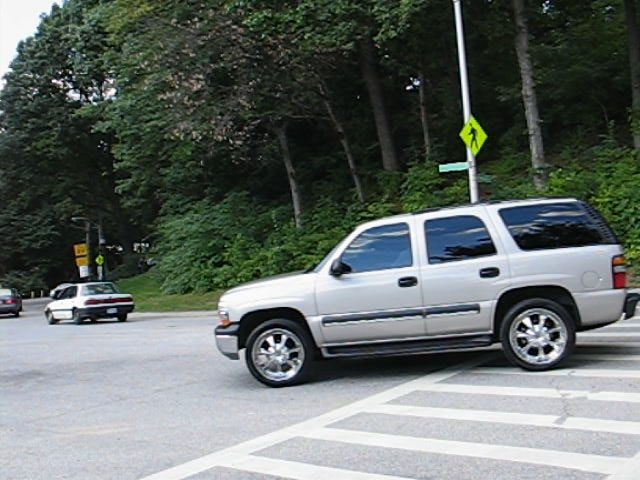
%> input picture regionbased_seg/regionbased_seg/in000001.jpg, 640 x 480 px
$ octave region_seg_demo.m   (GNU Octave 9; MATLAB toolbox functions it lacks are replaced by stand-ins)
%> lines starting %> are read from the running program, lines starting %| are printed output that depends on the picture; in (x1, y1, x2, y2) boxes, pixels count from 0 and x2, y2 are one past the last pixel; in counts of white or black regions, pixels touching at a corner belong together; the program's own positions count from 1
### regionbased_seg/regionbased_seg/region_seg.m
% Region Based Active Contour Segmentation
%
% seg = region_seg(I,init_mask,max_its,alpha,display)
%
% Inputs: I           2D image
%         init_mask   Initialization (1 = foreground, 0 = bg)
%         max_its     Number of iterations to run segmentation for
%         alpha       (optional) Weight of smoothing term
%                       higer = smoother.  default = 0.2
%         display     (optional) displays intermediate outputs
%                       default = true
%
% Outputs: seg        Final segmentation mask (1=fg, 0=bg)
%
% Description: This code implements the paper: "Active Contours Without
% Edges" By Chan Vese. This is a nice way to segment images whose
% foregrounds and backgrounds are statistically different and homogeneous.
%
% Example:
% img = imread('tire.tif');
% m = zeros(size(img));
% m(33:33+117,44:44+128) = 1;
% seg = region_seg(img,m,500);
%
% Coded by: Shawn Lankton (www.shawnlankton.com)
%------------------------------------------------------------------------
function seg = region_seg(I,init_mask,max_its,alpha,display)

  %-- default value for parameter alpha is .1
  if(~exist('alpha','var'))
    alpha = .2;
  end
  %-- default behavior is to display intermediate outputs
  if(~exist('display','var'))
    display = true;
  end
  %-- ensures image is 2D double matrix
  I = im2graydouble(I);

  %-- Create a signed distance map (SDF) from mask
  phi = mask2phi(init_mask);

  %--main loop
  for its = 1:max_its   % Note: no automatic convergence test

    idx = find(phi <= 1.2 & phi >= -1.2);  %get the curve's narrow band

    %-- find interior and exterior mean
    upts = find(phi<=0);                 % interior points
    vpts = find(phi>0);                  % exterior points
    u = sum(I(upts))/(length(upts)+eps); % interior mean
    v = sum(I(vpts))/(length(vpts)+eps); % exterior mean

    F = (I(idx)-u).^2-(I(idx)-v).^2;         % force from image information
    curvature = get_curvature(phi,idx);  % force from curvature penalty

    dphidt = F./max(abs(F)) + alpha*curvature;  % gradient descent to minimize energy

    %-- maintain the CFL condition
    dt = .45/(max(dphidt)+eps);

    %-- evolve the curve
    phi(idx) = phi(idx) + dt.*dphidt;

    %-- Keep SDF smooth
    phi = sussman(phi, .5);

    %-- intermediate output
    if((display>0)&&(mod(its,20) == 0))
      showCurveAndPhi(I,phi,its);
    end
  end

  %-- final output
  if(display)
    showCurveAndPhi(I,phi,its);
  end

  %-- make mask from SDF
  seg = phi<=0; %-- Get mask from levelset


%---------------------------------------------------------------------
%---------------------------------------------------------------------
%-- AUXILIARY FUNCTIONS ----------------------------------------------
%---------------------------------------------------------------------
%---------------------------------------------------------------------


%-- Displays the image with curve superimposed
function showCurveAndPhi(I, phi, i)
  imshow(I,'initialmagnification',200,'displayrange',[0 255]); hold on;
  contour(phi, [0 0], 'g','LineWidth',4);
  contour(phi, [0 0], 'k','LineWidth',2);
  hold off; title([num2str(i) ' Iterations']); drawnow;

%-- converts a mask to a SDF
function phi = mask2phi(init_a)
  phi=bwdist(init_a)-bwdist(1-init_a)+im2double(init_a)-.5;

%-- compute curvature along SDF
function curvature = get_curvature(phi,idx)
    [dimy, dimx] = size(phi);
    [y x] = ind2sub([dimy,dimx],idx);  % get subscripts

    %-- get subscripts of neighbors
    ym1 = y-1; xm1 = x-1; yp1 = y+1; xp1 = x+1;

    %-- bounds checking
    ym1(ym1<1) = 1; xm1(xm1<1) = 1;
    yp1(yp1>dimy)=dimy; xp1(xp1>dimx) = dimx;

    %-- get indexes for 8 neighbors
    idup = sub2ind(size(phi),yp1,x);
    iddn = sub2ind(size(phi),ym1,x);
    idlt = sub2ind(size(phi),y,xm1);
    idrt = sub2ind(size(phi),y,xp1);
    idul = sub2ind(size(phi),yp1,xm1);
    idur = sub2ind(size(phi),yp1,xp1);
    iddl = sub2ind(size(phi),ym1,xm1);
    iddr = sub2ind(size(phi),ym1,xp1);

    %-- get central derivatives of SDF at x,y
    phi_x  = -phi(idlt)+phi(idrt);
    phi_y  = -phi(iddn)+phi(idup);
    phi_xx = phi(idlt)-2*phi(idx)+phi(idrt);
    phi_yy = phi(iddn)-2*phi(idx)+phi(idup);
    phi_xy = -0.25*phi(iddl)-0.25*phi(idur)...
             +0.25*phi(iddr)+0.25*phi(idul);
    phi_x2 = phi_x.^2;
    phi_y2 = phi_y.^2;

    %-- compute curvature (Kappa)
    curvature = ((phi_x2.*phi_yy + phi_y2.*phi_xx - 2*phi_x.*phi_y.*phi_xy)./...
              (phi_x2 + phi_y2 +eps).^(3/2)).*(phi_x2 + phi_y2).^(1/2);

%-- Converts image to one channel (grayscale) double
function img = im2graydouble(img)
  [dimy, dimx, c] = size(img);
  if(isfloat(img)) % image is a double
    if(c==3)
      img = rgb2gray(uint8(img));
    end
  else           % image is a int
    if(c==3)
      img = rgb2gray(img);
    end
    img = double(img);
  end

%-- level set re-initialization by the sussman method
function D = sussman(D, dt)
  % forward/backward differences
  a = D - shiftR(D); % backward
  b = shiftL(D) - D; % forward
  c = D - shiftD(D); % backward
  d = shiftU(D) - D; % forward

  a_p = a;  a_n = a; % a+ and a-
  b_p = b;  b_n = b;
  c_p = c;  c_n = c;
  d_p = d;  d_n = d;

  a_p(a < 0) = 0;
  a_n(a > 0) = 0;
  b_p(b < 0) = 0;
  b_n(b > 0) = 0;
  c_p(c < 0) = 0;
  c_n(c > 0) = 0;
  d_p(d < 0) = 0;
  d_n(d > 0) = 0;

  dD = zeros(size(D));
  D_neg_ind = find(D < 0);
  D_pos_ind = find(D > 0);
  dD(D_pos_ind) = sqrt(max(a_p(D_pos_ind).^2, b_n(D_pos_ind).^2) ...
                       + max(c_p(D_pos_ind).^2, d_n(D_pos_ind).^2)) - 1;
  dD(D_neg_ind) = sqrt(max(a_n(D_neg_ind).^2, b_p(D_neg_ind).^2) ...
                       + max(c_n(D_neg_ind).^2, d_p(D_neg_ind).^2)) - 1;

  D = D - dt .* sussman_sign(D) .* dD;

%-- whole matrix derivatives
function shift = shiftD(M)
  shift = shiftR(M')';

function shift = shiftL(M)
  shift = [ M(:,2:size(M,2)) M(:,size(M,2)) ];

function shift = shiftR(M)
  shift = [ M(:,1) M(:,1:size(M,2)-1) ];

function shift = shiftU(M)
  shift = shiftL(M')';

function S = sussman_sign(D)
  S = D ./ sqrt(D.^2 + 1);


### regionbased_seg/regionbased_seg/region_seg_demo.m
% Demo of "Region Based Active Contours"
%
% Example:
% seg_demo
%
% Coded by: Shawn Lankton (www.shawnlankton.com)

Img = imread('in000001.jpg');  %-- load the image
%> Img is the input picture: size 480x640x3 uint8; mean R, G, B 99.6, 107.1, 103.3
I = zeros(size(I,1),size(I,2));
m = zeros(size(I,1),size(I,2));          %-- create initial mask
m(200:400,200:630) = 1;
I = uint8(I);
I(200:400,200:630) = Img(200:400,200:630);
I = imresize(I,.5);  %-- make image smaller
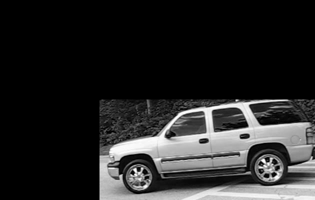
%> I: size 200x315 uint8; min 0, max 255, mean 38.7
m = imresize(m,.5);  %     for fast computation

subplot(2,2,1); imshow(I); title('Input Image');
subplot(2,2,2); imshow(m); title('Initialization');
subplot(2,2,3); title('Segmentation');

seg = region_seg(I, m, 250); %-- Run segmentation
%> the loop in region_seg, `for its = 1:max_its` made 250 passes
%> (u, v, dt) on passes 1 to 3: (110.6, 0.658, 0.939), (111.9, 0.412, 1), (113.6, 0.372, 0.842)
%> pass 1, in shiftR, `shift = [ M(:,1) M(:,1:size(M,2)-1) ];`:
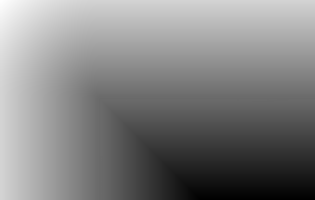
%> shift: size 200x315 single; min -98.5, max 138.1, mean 22; drawn with min black and max white
%> pass 1, in sussman, `a = D - shiftR(D);`:
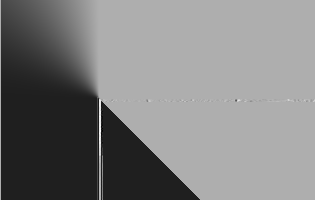
%> a: size 200x315 single; min -1.22, max 0.562, mean -0.334; drawn with min black and max white
%> after the loop in region_seg, `for its = 1:max_its`:
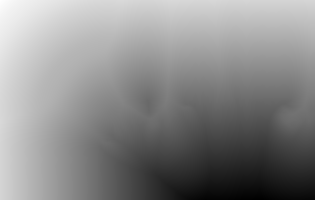
%> phi: size 200x315 single; min -99.88, max 138.9, mean 29.1; drawn with min black and max white
%> after the loop in region_seg, `for its = 1:max_its`:
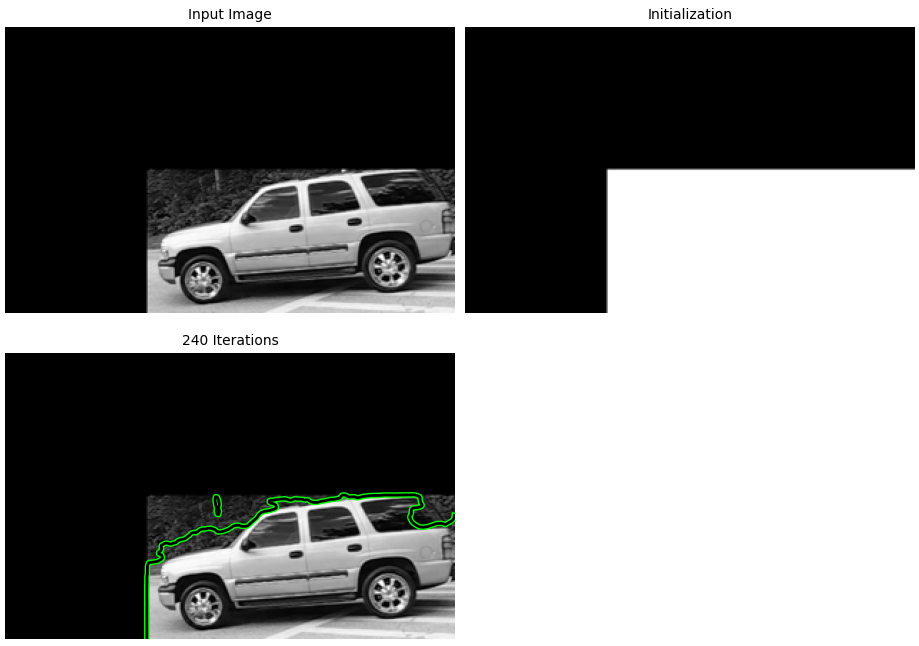
%> figure redrawn from the program's plot data, 3 panels
%> in region_seg, `seg = phi<=0;`:
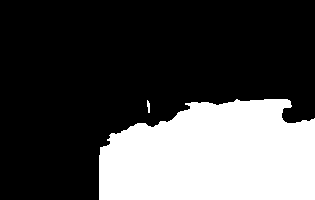
%> seg: size 200x315 logical; 29.5% white; 2 white regions, box (x1, y1, x2, y2) and area: (99, 99, 315, 200) 18530, (147, 100, 150, 113) 29

subplot(2,2,4); imshow(seg); title('Global Region-Based Segmentation');
%> after `title('Global Region-Based Segmentation')`:
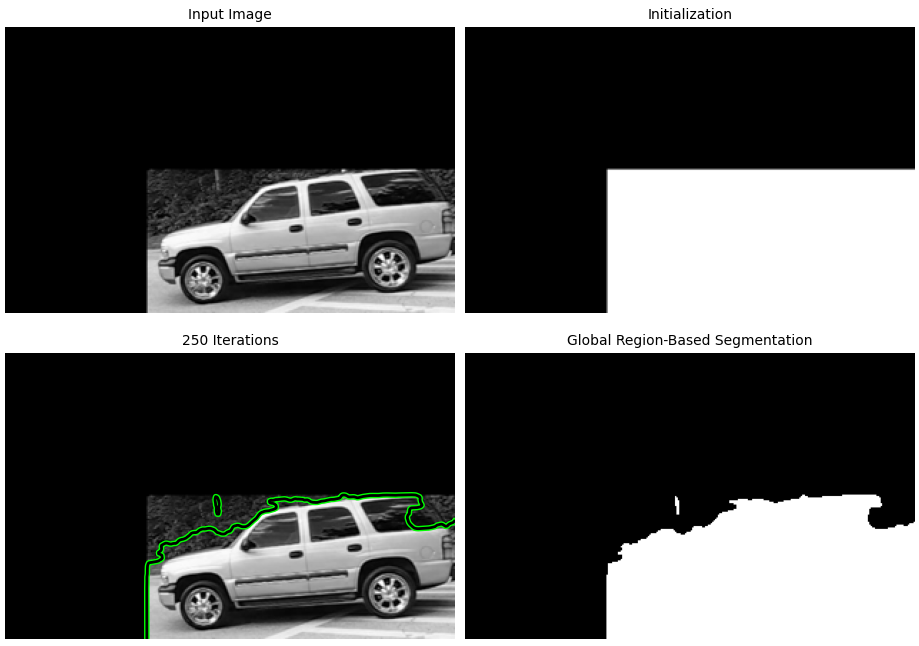
%> figure redrawn from the program's plot data, 4 panels
